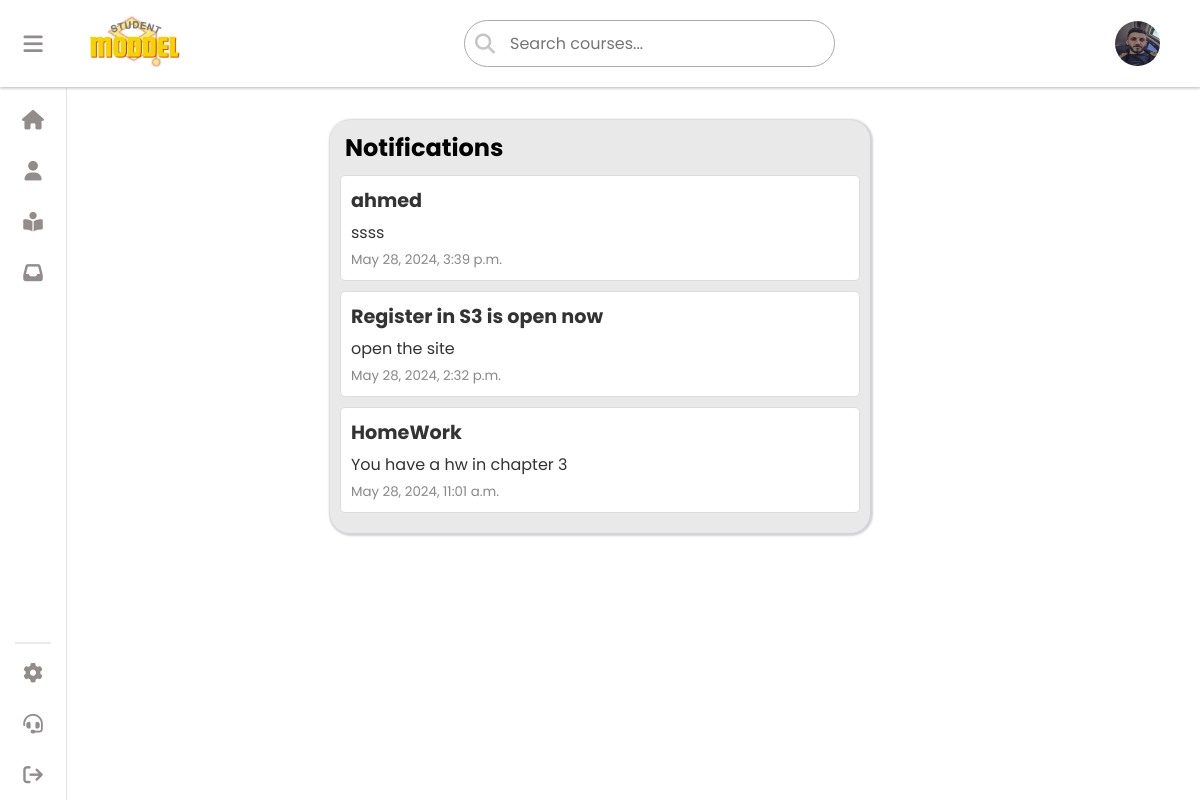
The page /notifications/ (signed in) on the database as committed earlier.
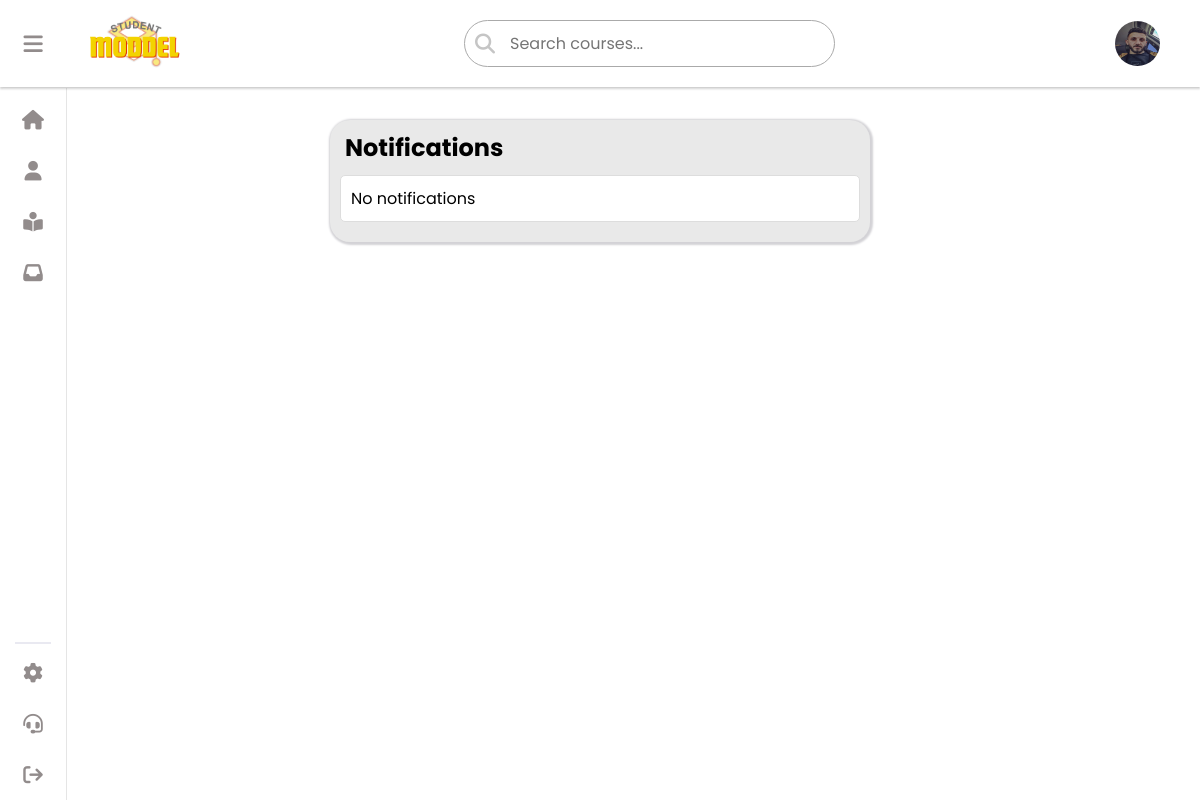
The same page on the database as committed later.
### crud/models.py (models this page shows, shortened)
class Notification(models.Model):
    title = models.CharField(max_length=255)
    message = models.TextField()
    created_at = models.DateTimeField(auto_now_add=True)
    is_read = models.BooleanField(default=False)
    user = models.ForeignKey(User, on_delete=models.CASCADE)

### crud/views.py (the view)
# urls.py: path('notifications/', views.notifications_list, name='notifications'),
@login_required
def notifications_list(request):
    userl = request.user
    print(f'Logged-in user: {userl}')
    student = Student.objects.filter(user=userl).first()
    notifications = Notification.objects.filter(user=request.user).order_by('-created_at')
    return render(request, 'notifications.html', {'notifications': notifications,'student': student})

### crud/templates/notifications.html (shortened to what this page needs)
<!DOCTYPE html>
<html lang="en">
  <head>
    {% load static %}
    <link
      rel="stylesheet"
      type="text/css"
      href="{% static 'css/style.css' %}"
    />
    <link
      rel="stylesheet"
      href="https://cdnjs.cloudflare.com/ajax/libs/font-awesome/6.5.1/css/all.min.css"
    />
  </head>
  <body>
    {% include "aside.html" %}
    <div class="notification-page">
      <div class="container">
        <h2>Notifications</h2>
        <ul class="notifications-list">
          {% for notification in notifications %}
          <li class="{% if not notification.is_read %}unread{% endif %}">
            <a href="{% url 'mark_as_read' notification.id %}">
              <h3>{{ notification.title }}</h3>
              <p>{{ notification.message }}</p>
              <small>{{ notification.created_at }}</small>
            </a>
          </li>
          {% empty %}
          <li>No notifications</li>
          {% endfor %}
        </ul>
      </div>
    </div>
  </body>
</html>

Rows that differ between the two databases and show on the page:
removed Notification: title "ahmed", message "ssss", created_at "May 28, 2024, 3:39 p.m."
removed Notification: title "Register in S3 is open now", message "open the site", created_at "May 28, 2024, 2:32 p.m."
removed Notification: title "HomeWork", message "You have a hw in chapter 3", created_at "May 28, 2024, 11:01 a.m."
Other text that changed with them:
text now shown: "No notifications"
